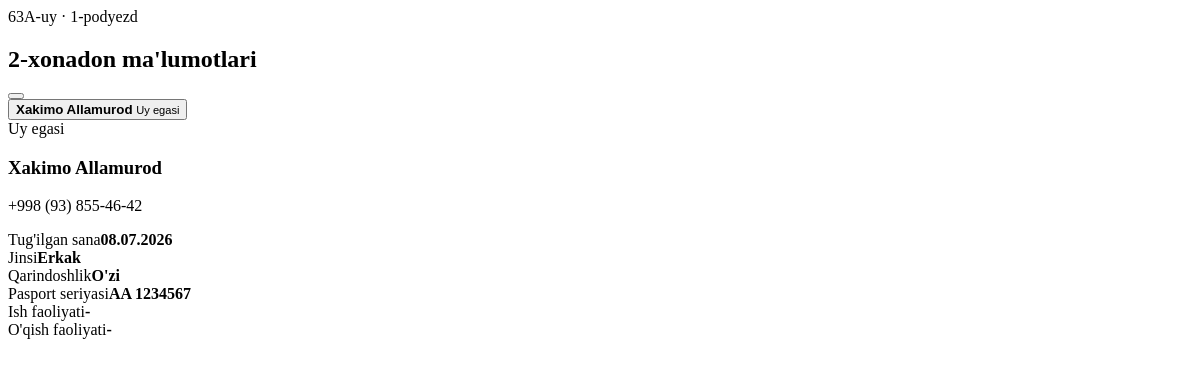
Page /rooms/112/info-modal/ (signed in) on the earlier database version.
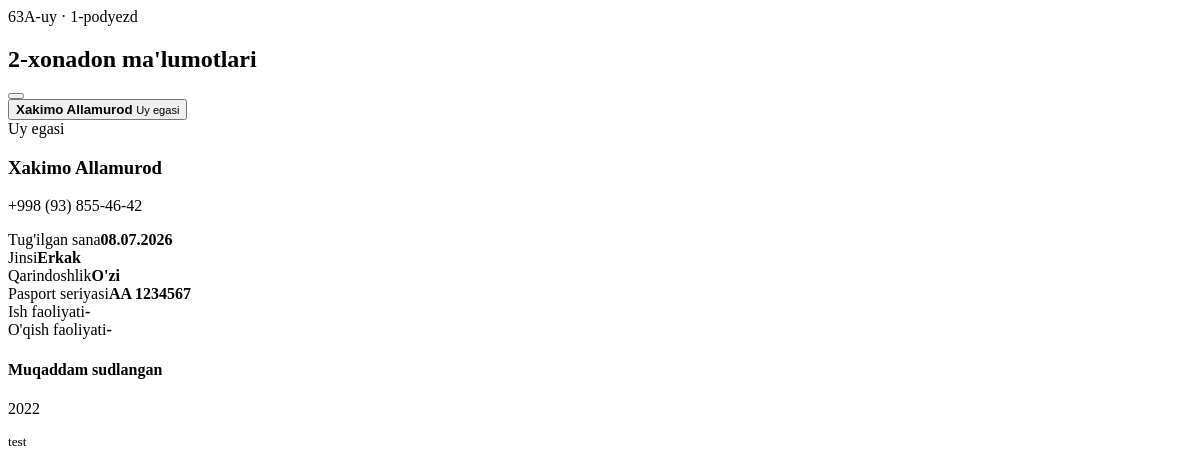
Same page on the later database version.
### registry/models.py (models this page shows, shortened)
class Resident(models.Model):
    LIVING_STATUS_CHOICES = [
        ("owner", "Uy egasi"),
        ("tenant", "Ijarada yashovchi"),
        ("member", "A'zo"),
    ]
    RELATIONSHIP_CHOICES = [
        ("self", "O'zi"),
        ("son", "O'g'il"),
        ("daughter", "Qiz"),
        ("mother", "Ona"),
        ("brother", "Akasi"),
        ("sister", "Opasi"),
        ("friend", "Do'sti"),
        ("other", "Boshqa"),
    ]
    GENDER_CHOICES = [("male", "Erkak"), ("female", "Ayol"), ("other", "Boshqa")]
    SOCIAL_CONCLUSION_PROVIDER_CHOICES = [
        ("mayor_assistant", "Hokim yordamchisi"),
        ("women_activist", "Xotin-qizlar faoli"),
        ("prevention_inspector", "Profilaktika inspektori"),
        ("youth_leader", "Yoshlar yetakchisi"),
        ("social_protection", "Ijtimoiy himoya vakili"),
        ("tax_inspector", "Soliq inspektori"),
    ]
    room = models.ForeignKey(Room, related_name="residents", on_delete=models.CASCADE)
    photo = models.FileField(upload_to="residents/", blank=True, null=True)
    living_status = models.CharField(max_length=20, choices=LIVING_STATUS_CHOICES, default="owner")
    has_rental_contract = models.BooleanField(default=False)
    rental_contract_file = models.FileField(upload_to="resident_documents/", blank=True, null=True)
    has_temporary_registration = models.BooleanField(default=False)
    temporary_registration_file = models.FileField(upload_to="resident_documents/", blank=True, null=True)
    daily_rental_guest_home = models.BooleanField(default=False)
    has_origin_neighborhood_conclusion = models.BooleanField(default=False)
    origin_neighborhood_conclusion_note = models.TextField(blank=True)
    relationship = models.CharField(max_length=30, choices=RELATIONSHIP_CHOICES, default="other")
    fullname = models.CharField(max_length=180)
    phone = models.CharField(max_length=40, blank=True)
    passport = models.CharField(max_length=40, blank=True)
    pinfl = models.CharField(max_length=20, blank=True)
    birth_date = models.DateField(blank=True, null=True)
    gender = models.CharField(max_length=20, choices=GENDER_CHOICES, blank=True)
    is_working = models.BooleanField(default=False)
    occupation = models.CharField(max_length=120, blank=True)
    workplace = models.CharField(max_length=180, blank=True)
    is_studying = models.BooleanField(default=False)
    education = models.CharField(max_length=120, blank=True)
    has_violation = models.BooleanField(default=False)
    violation_description = models.TextField(blank=True)
    violation_date = models.DateField(blank=True, null=True)
    officer_name = models.CharField(max_length=150, blank=True)
    notes = models.TextField(blank=True)
    long_abroad = models.BooleanField(default=False)
    abroad_country = models.CharField(max_length=120, blank=True)
    abroad_year = models.PositiveIntegerField(blank=True, null=True)
    abroad_duration = models.CharField(max_length=120, blank=True)
    abroad_reason = models.TextField(blank=True)
    previously_convicted = models.BooleanField(default=False)
    conviction_year = models.PositiveIntegerField(blank=True, null=True)
    conviction_article = models.CharField(max_length=80, blank=True)
    conviction_part = models.CharField(max_length=80, blank=True)
    conviction_note = models.TextField(blank=True)
    penal_institution = models.BooleanField(default=False)
    penal_institution_location = models.CharField(max_length=180, blank=True)
    penal_institution_note = models.TextField(blank=True)
    probation = models.BooleanField(default=False)
    probation_start_year = models.PositiveIntegerField(blank=True, null=True)
    probation_end_year = models.PositiveIntegerField(blank=True, null=True)
    probation_article = models.CharField(max_length=80, blank=True)
    probation_part = models.CharField(max_length=80, blank=True)
    probation_note = models.TextField(blank=True)
    administrative_supervision = models.BooleanField(default=False)
    administrative_supervision_start_year = models.PositiveIntegerField(blank=True, null=True)
    administrative_supervision_end_year = models.PositiveIntegerField(blank=True, null=True)
    preventive_register = models.BooleanField(default=False)
    preventive_register_start_year = models.PositiveIntegerField(blank=True, null=True)
    preventive_register_end_year = models.PositiveIntegerField(blank=True, null=True)
    preventive_register_date = models.DateField(blank=True, null=True)
    preventive_register_article = models.CharField(max_length=180, blank=True)
    preventive_register_part = models.CharField(max_length=80, blank=True)
    preventive_register_note = models.TextField(blank=True)
    deo_register = models.BooleanField(default=False)
    deo_start_year = models.PositiveIntegerField(blank=True, null=True)
    deo_end_year = models.PositiveIntegerField(blank=True, null=True)
    deo_article = models.CharField(max_length=80, blank=True)
    deo_part = models.CharField(max_length=80, blank=True)
    deo_note = models.TextField(blank=True)
    alcohol_addiction = models.BooleanField(default=False)
    alcohol_addiction_note = models.TextField(blank=True)
    troubled_family = models.BooleanField(default=False)
    troubled_family_note = models.TextField(blank=True)
    mental_health_register = models.BooleanField(default=False)
    disability_register = models.BooleanField(default=False)
    hunting_weapon = models.BooleanField(default=False)
    weapon_count = models.PositiveIntegerField(blank=True, null=True)
    weapon_model = models.CharField(max_length=180, blank=True)
    drug_addiction_register = models.BooleanField(default=False)
    drug_addiction_since = models.CharField(max_length=120, blank=True)
    needs_social_assistance = models.BooleanField(default=False)
    social_assistance_note = models.TextField(blank=True)
    security_panel_connected = models.BooleanField(default=False)
    has_complaints = models.BooleanField(default=False)
    complaint_count = models.PositiveIntegerField(blank=True, null=True)
    complaint_notes = models.JSONField(default=list, blank=True)
    social_conclusion = models.BooleanField(default=False)
    social_conclusion_provider = models.CharField(
        max_length=40,
        choices=SOCIAL_CONCLUSION_PROVIDER_CHOICES,
        blank=True,
    )
    social_conclusion_file = models.FileField(upload_to="resident_documents/", blank=True, null=True)
    social_conclusion_note = models.TextField(blank=True)
    joint_conclusion = models.BooleanField(default=False)
    joint_conclusion_file = models.FileField(upload_to="resident_documents/", blank=True, null=True)
    joint_conclusion_note = models.TextField(blank=True)
    created_at = models.DateTimeField(auto_now_add=True)
    class Meta:
        ordering = ["fullname"]

### registry/views.py (the view)
# urls.py: path("rooms/<int:pk>/info-modal/", login_required(views.apartment_info_modal), name="apartment_info_modal"),
def apartment_info_modal(request, pk):
    room = get_object_or_404(Room.objects.select_related("house"), pk=pk)
    residents = list(
        room.residents.all().order_by(
            "living_status",
            "fullname",
        )
    )
    residents.sort(key=lambda item: {"owner": 0, "tenant": 1, "member": 2}.get(item.living_status, 3))
    return render(
        request,
        "registry/partials/apartment_info_modal.html",
        {"room": room, "residents": residents},
    )

### registry/templates/registry/partials/apartment_info_modal.html (shortened to what this page needs)
<div class="modal-backdrop" data-modal-backdrop>
    <div class="modal-panel apartment-info-panel">
        <div class="sticky top-0 z-10 flex items-center justify-between border-b border-slate-200 bg-white/90 p-3 backdrop-blur">
            <div>
                <p class="text-xs text-[#5C5E62]">{{ room.house.house_number }}-uy · {{ room.entrance_number }}-podyezd</p>
                <h2 class="text-base font-medium">{{ room.room_number }}-xonadon ma'lumotlari</h2>
            </div>
            <button class="icon-btn" data-modal-close></button>
        </div>
        {% if residents %}
        <div class="grid gap-2 p-3 lg:grid-cols-[180px_1fr]">
            <aside class="resident-switcher">
                {% for resident in residents %}
                <button class="resident-switch {% if forloop.first %}active{% endif %}" type="button" data-resident-target="resident-{{ resident.pk }}">
                    <span>
                        <strong>{{ resident.fullname }}</strong>
                        <small>{{ resident.get_living_status_display }}</small>
                    </span>
                </button>
                {% endfor %}
            </aside>
            <section>
                {% for resident in residents %}
                <article class="resident-detail {% if not forloop.first %}hidden{% endif %}" id="resident-{{ resident.pk }}">
                    <div class="resident-hero">
                        <div>
                            <span class="table-badge good">{{ resident.get_living_status_display }}</span>
                            <h3>{{ resident.fullname }}</h3>
                            <p>{{ resident.phone|default:"Telefon kiritilmagan" }}</p>
                        </div>
                    </div>
                    <div class="info-grid">
                        <div><span>Tug'ilgan sana</span><strong>{{ resident.birth_date|date:"d.m.Y"|default:"-" }}</strong></div>
                        <div><span>Jinsi</span><strong>{{ resident.get_gender_display|default:"-" }}</strong></div>
                        <div><span>Qarindoshlik</span><strong>{{ resident.get_relationship_display|default:"-" }}</strong></div>
                        <div><span>Pasport seriyasi</span><strong>{{ resident.passport|default:"-" }}</strong></div>
                        <div><span>Ish faoliyati</span><strong>{% if resident.is_working %}{{ resident.workplace|default:resident.occupation|default:"Ishlaydi" }}{% else %}-{% endif %}</strong></div>
                        <div><span>O'qish faoliyati</span><strong>{% if resident.is_studying %}{{ resident.education|default:"O'qiydi" }}{% else %}-{% endif %}</strong></div>
                    </div>
                    <div class="positive-sections">
                        {% if resident.previously_convicted %}
                        <div class="positive-card"><h4>Muqaddam sudlangan</h4><p>{{ resident.conviction_year }}</p><small>{{ resident.conviction_note }}</small></div>
                        {% endif %}
                    </div>
                </article>
                {% endfor %}
            </section>
        </div>
        {% endif %}
    </div>
</div>

Differences in the rows shown:
changed Resident "Xakimo Allamurod": previously_convicted False → True (drawn); conviction_year (not shown) → "2022"; conviction_note (not shown) → "test"
